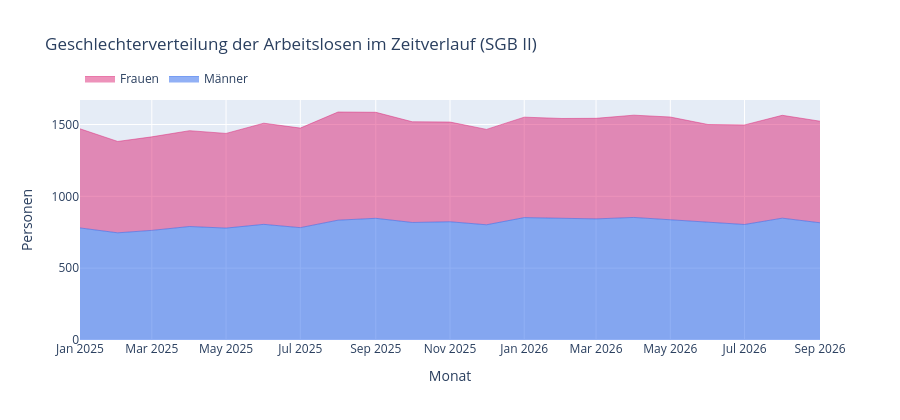

The notebook cell saved with this chart:
### Markdown cell above
## 2. Geschlechterverteilung im Zeitverlauf

### Code cell
anteil_frauen = (demografie["Frauen"] / (demografie["Frauen"] + demografie["Männer"]) * 100).round(1)

fig = go.Figure()
fig.add_trace(go.Scatter(
    x=demografie.index, y=demografie["Männer"], name="Männer",
    mode="lines", stackgroup="geschlecht", line=dict(color="#2563eb", width=0.5),
))
fig.add_trace(go.Scatter(
    x=demografie.index, y=demografie["Frauen"], name="Frauen",
    mode="lines", stackgroup="geschlecht", line=dict(color="#db2777", width=0.5),
))
fig.update_layout(
    title="Geschlechterverteilung der Arbeitslosen im Zeitverlauf (SGB II)",
    yaxis_title="Personen",
    xaxis_title="Monat",
    hovermode="x unified",
    legend=dict(orientation="h", y=1.15),
    height=420,
)
fig

### Figure 1 — Plotly figure (JSON) as saved in the notebook; plotly's stock layout.template omitted (floating-point values rounded to 4 significant figures)
{"data": [{"line": {"color": "#2563eb", "width": 0.5}, "mode": "lines", "name": "Männer", "stackgroup": "geschlecht", "type": "scatter", "x": ["2025-01-01T00:00:00", "2025-02-01T00:00:00", "2025-03-01T00:00:00", "2025-04-01T00:00:00", "2025-05-01T00:00:00", "2025-06-01T00:00:00", "2025-07-01T00:00:00", "2025-08-01T00:00:00", "2025-09-01T00:00:00", "2025-10-01T00:00:00", "2025-11-01T00:00:00", "2025-12-01T00:00:00", "2026-01-01T00:00:00", "2026-02-01T00:00:00", "2026-03-01T00:00:00", "2026-04-01T00:00:00", "2026-05-01T00:00:00", "2026-06-01T00:00:00", "2026-07-01T00:00:00", "2026-08-01T00:00:00", "2026-09-01T00:00:00"], "y": [780.0, 746.0, 763.0, 790.0, 779.0, 805.0, 782.0, 834.0, 847.0, 818.0, 823.0, 802.0, 852.0, 848.0, 843.0, 853.0, 836.0, 818.0, 804.0, 848.0, 816.0]}, {"line": {"color": "#db2777", "width": 0.5}, "mode": "lines", "name": "Frauen", "stackgroup": "geschlecht", "type": "scatter", "x": ["2025-01-01T00:00:00", "2025-02-01T00:00:00", "2025-03-01T00:00:00", "2025-04-01T00:00:00", "2025-05-01T00:00:00", "2025-06-01T00:00:00", "2025-07-01T00:00:00", "2025-08-01T00:00:00", "2025-09-01T00:00:00", "2025-10-01T00:00:00", "2025-11-01T00:00:00", "2025-12-01T00:00:00", "2026-01-01T00:00:00", "2026-02-01T00:00:00", "2026-03-01T00:00:00", "2026-04-01T00:00:00", "2026-05-01T00:00:00", "2026-06-01T00:00:00", "2026-07-01T00:00:00", "2026-08-01T00:00:00", "2026-09-01T00:00:00"], "y": [690.0, 636.0, 651.0, 667.0, 659.0, 704.0, 693.0, 753.0, 738.0, 701.0, 694.0, 664.0, 699.0, 694.0, 700.0, 712.0, 716.0, 682.0, 693.0, 716.0, 707.0]}], "layout": {"height": 420, "hovermode": "x unified", "legend": {"orientation": "h", "y": 1.15}, "title": {"text": "Geschlechterverteilung der Arbeitslosen im Zeitverlauf (SGB II)"}, "xaxis": {"title": {"text": "Monat"}}, "yaxis": {"title": {"text": "Personen"}}}}
